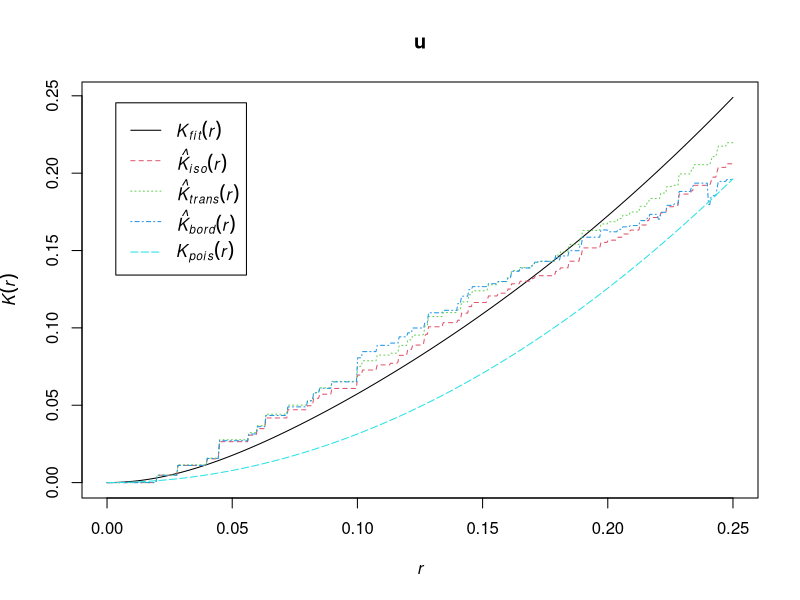

Write R code to recreate this figure.
library(spatstat)


### Name: cauchy.estK
### Title: Fit the Neyman-Scott cluster process with Cauchy kernel
### Aliases: cauchy.estK
### Keywords: spatial models

### ** Examples

    u <- cauchy.estK(redwood)
    u
    plot(u)
